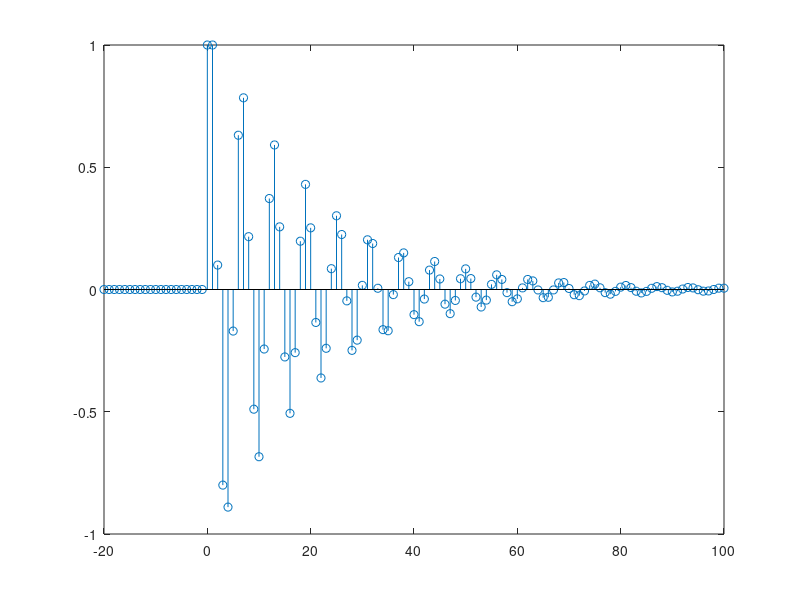
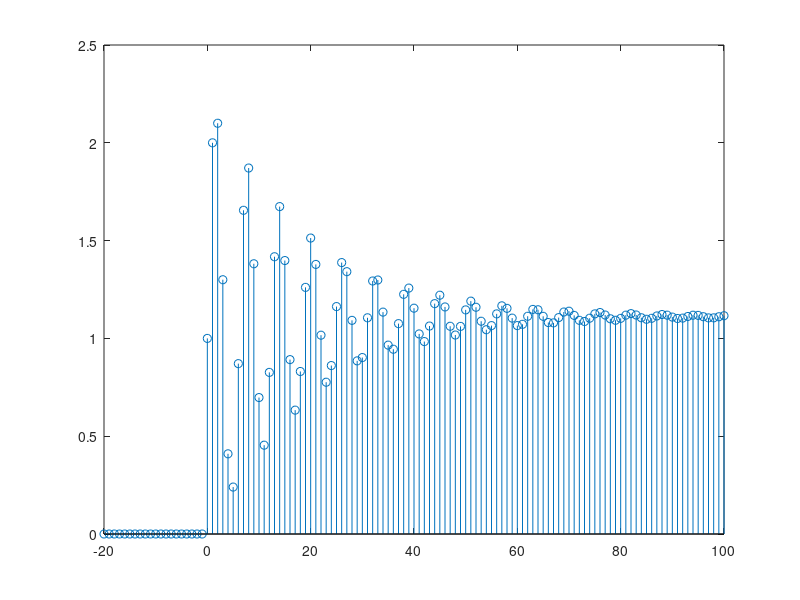

Recreate these plots in MATLAB, in order.
clear all;
clc;

%ex2 a
a1 = [1, -1, 0.9];
b1 = 1;
x=[zeros(1, 20), 1, zeros(1, 100)];
n=-20:1:100;
y1=filter(b1, a1, x);

%ex2 b
x=[zeros(1, 20), ones(1, 101)];
y2=filter(b1, a1, x);

%desenhos
stem(n, y1);
figure;
stem(n, y2);
